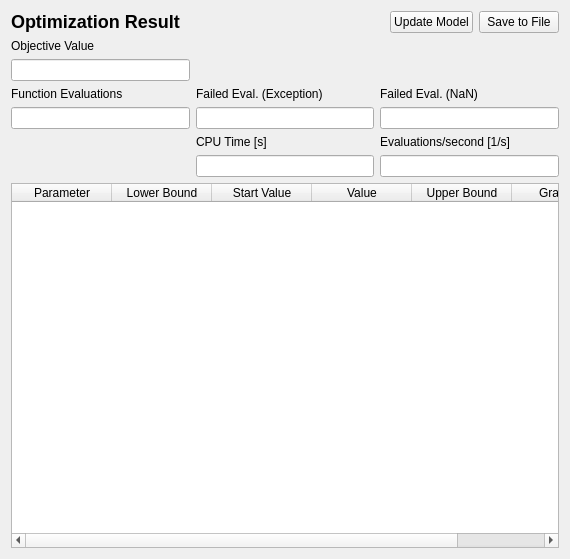
<?xml version="1.0" encoding="UTF-8"?>
<ui version="4.0">
<comment> Copyright (C) 2010 - 2014 by Pedro Mendes, Virginia Tech Intellectual </comment>
<comment> Properties, Inc., University of Heidelberg, and The University </comment>
<comment> of Manchester. </comment>
<comment> All rights reserved. </comment>

<comment> Copyright (C) 2009 by Pedro Mendes, Virginia Tech Intellectual </comment>
<comment> Properties, Inc., EML Research, gGmbH, University of Heidelberg, </comment>
<comment> and The University of Manchester. </comment>
<comment> All rights reserved. </comment>

 <comment> All rights reserved. </comment>
 <class>CQOptimizationResult</class>
 <widget class="CopasiWidget" name="CQOptimizationResult">
  <property name="geometry">
   <rect>
    <x>0</x>
    <y>0</y>
    <width>570</width>
    <height>559</height>
   </rect>
  </property>
  <property name="windowTitle">
   <string>Optimization Result Window</string>
  </property>
  <property name="caption" stdset="0">
   <string>Fitting Result</string>
  </property>
  <layout class="QVBoxLayout">
   <item>
    <layout class="QHBoxLayout">
     <item>
      <widget class="QLabel" name="mpLblResult">
       <property name="sizePolicy">
        <sizepolicy hsizetype="MinimumExpanding" vsizetype="Preferred">
         <horstretch>0</horstretch>
         <verstretch>0</verstretch>
        </sizepolicy>
       </property>
       <property name="text">
        <string>&lt;!DOCTYPE HTML PUBLIC &quot;-//W3C//DTD HTML 4.0//EN&quot; &quot;http://www.w3.org/TR/REC-html40/strict.dtd&quot;&gt;
&lt;html&gt;&lt;head&gt;&lt;meta name=&quot;qrichtext&quot; content=&quot;1&quot; /&gt;&lt;style type=&quot;text/css&quot;&gt;
p, li { white-space: pre-wrap; }
&lt;/style&gt;&lt;/head&gt;&lt;body style=&quot; font-family:'Lucida Grande'; font-size:13pt; font-weight:400; font-style:normal;&quot;&gt;
&lt;p style=&quot; margin-top:16px; margin-bottom:12px; margin-left:0px; margin-right:0px; -qt-block-indent:0; text-indent:0px;&quot;&gt;&lt;span style=&quot; font-size:x-large; font-weight:600;&quot;&gt;Optimization Result&lt;/span&gt;&lt;/p&gt;&lt;/body&gt;&lt;/html&gt;</string>
       </property>
       <property name="wordWrap">
        <bool>false</bool>
       </property>
      </widget>
     </item>
     <item>
      <widget class="QPushButton" name="mpBtnUpdateModel">
       <property name="text">
        <string>Update Model</string>
       </property>
      </widget>
     </item>
     <item>
      <widget class="QPushButton" name="mpBtnSave">
       <property name="text">
        <string>Save to File</string>
       </property>
      </widget>
     </item>
    </layout>
   </item>
   <item>
    <layout class="QGridLayout">
     <item row="5" column="1">
      <widget class="QLineEdit" name="mpEditCPUTime">
       <property name="readOnly">
        <bool>true</bool>
       </property>
      </widget>
     </item>
     <item row="3" column="0">
      <widget class="QLineEdit" name="mpEditEvaluations">
       <property name="readOnly">
        <bool>true</bool>
       </property>
      </widget>
     </item>
     <item row="5" column="2">
      <widget class="QLineEdit" name="mpEditSpeed">
       <property name="readOnly">
        <bool>true</bool>
       </property>
      </widget>
     </item>
     <item row="4" column="2">
      <widget class="QLabel" name="mpLblSpeed">
       <property name="text">
        <string>Evaluations/second [1/s]</string>
       </property>
       <property name="wordWrap">
        <bool>false</bool>
       </property>
      </widget>
     </item>
     <item row="2" column="0">
      <widget class="QLabel" name="mpLblEvaluations">
       <property name="text">
        <string>Function Evaluations</string>
       </property>
       <property name="wordWrap">
        <bool>false</bool>
       </property>
      </widget>
     </item>
     <item row="4" column="1">
      <widget class="QLabel" name="mpLblCPUTime">
       <property name="text">
        <string>CPU Time [s]</string>
       </property>
       <property name="wordWrap">
        <bool>false</bool>
       </property>
      </widget>
     </item>
     <item row="3" column="1">
      <widget class="QLineEdit" name="mpEditFailedEvaluationsExc">
       <property name="readOnly">
        <bool>true</bool>
       </property>
      </widget>
     </item>
     <item row="3" column="2">
      <widget class="QLineEdit" name="mpEditFailedEvaluationsNaN">
       <property name="readOnly">
        <bool>true</bool>
       </property>
      </widget>
     </item>
     <item row="2" column="1">
      <widget class="QLabel" name="mpLblFailedEvaluationsExc">
       <property name="text">
        <string>Failed Eval. (Exception)</string>
       </property>
       <property name="wordWrap">
        <bool>false</bool>
       </property>
      </widget>
     </item>
     <item row="2" column="2">
      <widget class="QLabel" name="mpLblFailedEvaluationsNaN">
       <property name="text">
        <string>Failed Eval. (NaN)</string>
       </property>
       <property name="wordWrap">
        <bool>false</bool>
       </property>
      </widget>
     </item>
     <item row="0" column="0">
      <widget class="QLabel" name="mpLblObjectiveValue">
       <property name="text">
        <string>Objective Value</string>
       </property>
       <property name="wordWrap">
        <bool>false</bool>
       </property>
      </widget>
     </item>
     <item row="1" column="0">
      <widget class="QLineEdit" name="mpEditObjectiveValue">
       <property name="readOnly">
        <bool>true</bool>
       </property>
      </widget>
     </item>
    </layout>
   </item>
   <item>
    <widget class="QTableWidget" name="mpParameters">
     <property name="editTriggers">
      <set>QAbstractItemView::NoEditTriggers</set>
     </property>
     <property name="sortingEnabled">
      <bool>true</bool>
     </property>
     <column>
      <property name="text">
       <string>Parameter</string>
      </property>
     </column>
     <column>
      <property name="text">
       <string>Lower Bound</string>
      </property>
     </column>
     <column>
      <property name="text">
       <string>Start Value</string>
      </property>
     </column>
     <column>
      <property name="text">
       <string>Value</string>
      </property>
     </column>
     <column>
      <property name="text">
       <string>Upper Bound</string>
      </property>
     </column>
     <column>
      <property name="text">
       <string>Gradient</string>
      </property>
     </column>
    </widget>
   </item>
  </layout>
 </widget>
 <layoutdefault spacing="6" margin="11"/>
 <customwidgets>
  <customwidget>
   <class>CopasiWidget</class>
   <extends>QWidget</extends>
   <header>copasi/UI/copasiWidget.h</header>
   <container>1</container>
  </customwidget>
 </customwidgets>
 <includes>
  <include location="local">copasi/UI/copasiWidget.h</include>
 </includes>
 <resources/>
 <connections>
  <connection>
   <sender>mpBtnSave</sender>
   <signal>clicked()</signal>
   <receiver>CQOptimizationResult</receiver>
   <slot>slotSave()</slot>
   <hints>
    <hint type="sourcelabel">
     <x>20</x>
     <y>20</y>
    </hint>
    <hint type="destinationlabel">
     <x>20</x>
     <y>20</y>
    </hint>
   </hints>
  </connection>
  <connection>
   <sender>mpBtnUpdateModel</sender>
   <signal>clicked()</signal>
   <receiver>CQOptimizationResult</receiver>
   <slot>slotUpdateModel()</slot>
   <hints>
    <hint type="sourcelabel">
     <x>20</x>
     <y>20</y>
    </hint>
    <hint type="destinationlabel">
     <x>20</x>
     <y>20</y>
    </hint>
   </hints>
  </connection>
 </connections>
</ui>
